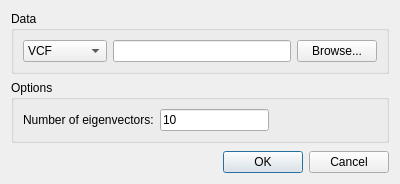
<?xml version="1.0" encoding="UTF-8"?>
<ui version="4.0">
 <class>DialogEigen</class>
 <widget class="QDialog" name="DialogEigen">
  <property name="geometry">
   <rect>
    <x>0</x>
    <y>0</y>
    <width>400</width>
    <height>184</height>
   </rect>
  </property>
  <property name="windowTitle">
   <string>Dialog</string>
  </property>
  <layout class="QGridLayout" name="gridLayout">
   <item row="1" column="0">
    <widget class="QGroupBox" name="groupBoxOptions">
     <property name="title">
      <string>Options</string>
     </property>
     <layout class="QHBoxLayout" name="horizontalLayout_2">
      <item>
       <widget class="QLabel" name="labelTop">
        <property name="text">
         <string>Number of eigenvectors:</string>
        </property>
       </widget>
      </item>
      <item>
       <widget class="QLineEdit" name="lineEditTop">
        <property name="text">
         <string>10</string>
        </property>
       </widget>
      </item>
      <item>
       <spacer name="horizontalSpacer">
        <property name="orientation">
         <enum>Qt::Horizontal</enum>
        </property>
        <property name="sizeHint" stdset="0">
         <size>
          <width>40</width>
          <height>20</height>
         </size>
        </property>
       </spacer>
      </item>
     </layout>
    </widget>
   </item>
   <item row="0" column="0">
    <widget class="QGroupBox" name="groupBoxData">
     <property name="title">
      <string>Data</string>
     </property>
     <layout class="QGridLayout" name="gridLayout_2">
      <item row="0" column="0">
       <widget class="QComboBox" name="comboBoxGenotype">
        <item>
         <property name="text">
          <string>VCF</string>
         </property>
        </item>
        <item>
         <property name="text">
          <string>PED/MAP</string>
         </property>
        </item>
        <item>
         <property name="text">
          <string>HapMap</string>
         </property>
        </item>
        <item>
         <property name="text">
          <string>Genotype</string>
         </property>
        </item>
       </widget>
      </item>
      <item row="0" column="1">
       <widget class="QLineEdit" name="lineEditGenotype"/>
      </item>
      <item row="0" column="2">
       <widget class="QPushButton" name="pushButtonGenotype">
        <property name="text">
         <string>Browse...</string>
        </property>
       </widget>
      </item>
     </layout>
    </widget>
   </item>
   <item row="3" column="0">
    <widget class="QDialogButtonBox" name="buttonBox">
     <property name="orientation">
      <enum>Qt::Horizontal</enum>
     </property>
     <property name="standardButtons">
      <set>QDialogButtonBox::Cancel|QDialogButtonBox::Ok</set>
     </property>
    </widget>
   </item>
   <item row="2" column="0">
    <spacer name="verticalSpacer">
     <property name="orientation">
      <enum>Qt::Vertical</enum>
     </property>
     <property name="sizeHint" stdset="0">
      <size>
       <width>20</width>
       <height>40</height>
      </size>
     </property>
    </spacer>
   </item>
  </layout>
 </widget>
 <tabstops>
  <tabstop>comboBoxGenotype</tabstop>
  <tabstop>lineEditGenotype</tabstop>
  <tabstop>pushButtonGenotype</tabstop>
  <tabstop>lineEditTop</tabstop>
 </tabstops>
 <resources/>
 <connections>
  <connection>
   <sender>buttonBox</sender>
   <signal>accepted()</signal>
   <receiver>DialogEigen</receiver>
   <slot>accept()</slot>
   <hints>
    <hint type="sourcelabel">
     <x>248</x>
     <y>254</y>
    </hint>
    <hint type="destinationlabel">
     <x>157</x>
     <y>274</y>
    </hint>
   </hints>
  </connection>
  <connection>
   <sender>buttonBox</sender>
   <signal>rejected()</signal>
   <receiver>DialogEigen</receiver>
   <slot>reject()</slot>
   <hints>
    <hint type="sourcelabel">
     <x>316</x>
     <y>260</y>
    </hint>
    <hint type="destinationlabel">
     <x>286</x>
     <y>274</y>
    </hint>
   </hints>
  </connection>
 </connections>
</ui>
